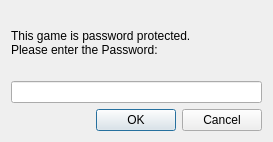
<ui version="4.0" >
 <class>gamePasswordWidget</class>
 <widget class="QWidget" name="gamePasswordWidget" >
  <property name="geometry" >
   <rect>
    <x>0</x>
    <y>0</y>
    <width>273</width>
    <height>142</height>
   </rect>
  </property>
  <property name="sizePolicy" >
   <sizepolicy vsizetype="Fixed" hsizetype="Fixed" >
    <horstretch>0</horstretch>
    <verstretch>0</verstretch>
   </sizepolicy>
  </property>
  <property name="windowTitle" >
   <string>Game Password</string>
  </property>
  <layout class="QGridLayout" >
   <item row="0" column="0" colspan="2" >
    <widget class="QLabel" name="gamePasswordLabel" >
     <property name="text" >
      <string>This game is password protected.
Please enter the Password:</string>
     </property>
    </widget>
   </item>
   <item row="1" column="0" colspan="2" >
    <widget class="QLineEdit" name="gamePasswordLineEdit" >
     <property name="echoMode" >
      <enum>QLineEdit::Password</enum>
     </property>
    </widget>
   </item>
   <item row="2" column="0" >
    <spacer>
     <property name="orientation" >
      <enum>Qt::Horizontal</enum>
     </property>
     <property name="sizeHint" >
      <size>
       <width>40</width>
       <height>20</height>
      </size>
     </property>
    </spacer>
   </item>
   <item row="2" column="1" >
    <widget class="QDialogButtonBox" name="gamePasswordButtonBox" >
     <property name="standardButtons" >
      <set>QDialogButtonBox::Cancel|QDialogButtonBox::NoButton|QDialogButtonBox::Ok</set>
     </property>
     <property name="centerButtons" >
      <bool>true</bool>
     </property>
    </widget>
   </item>
  </layout>
 </widget>
 <tabstops>
  <tabstop>gamePasswordLineEdit</tabstop>
  <tabstop>gamePasswordButtonBox</tabstop>
 </tabstops>
 <resources/>
 <connections>
  <connection>
   <sender>gamePasswordLineEdit</sender>
   <signal>returnPressed()</signal>
   <receiver>gamePasswordWidget</receiver>
   <slot>lower()</slot>
   <hints>
    <hint type="sourcelabel" >
     <x>36</x>
     <y>91</y>
    </hint>
    <hint type="destinationlabel" >
     <x>136</x>
     <y>70</y>
    </hint>
   </hints>
  </connection>
 </connections>
</ui>
